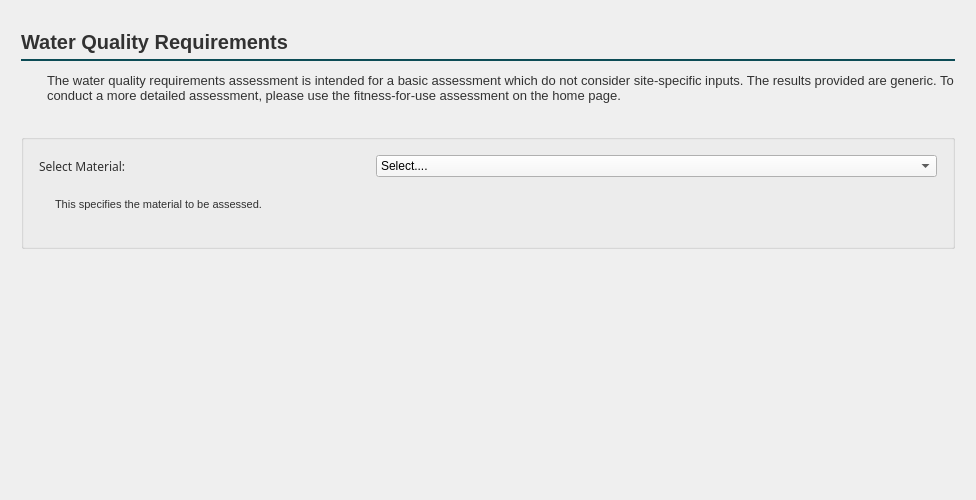
            <widget class="QWidget" name="page">
             <layout class="QVBoxLayout" name="verticalLayout_9" stretch="0,0,1,2">
              <property name="topMargin">
               <number>25</number>
              </property>
              <item>
               <widget class="QFrame" name="frame_13">
                <layout class="QVBoxLayout" name="verticalLayout_11" stretch="1,0">
                 <property name="spacing">
                  <number>5</number>
                 </property>
                 <property name="leftMargin">
                  <number>10</number>
                 </property>
                 <property name="topMargin">
                  <number>5</number>
                 </property>
                 <property name="rightMargin">
                  <number>10</number>
                 </property>
                 <property name="bottomMargin">
                  <number>0</number>
                 </property>
                 <item>
                  <widget class="QFrame" name="frame_14">
                   <property name="frameShadow">
                    <enum>QFrame::Plain</enum>
                   </property>
                   <layout class="QHBoxLayout" name="horizontalLayout_12" stretch="0,1">
                    <property name="leftMargin">
                     <number>0</number>
                    </property>
                    <property name="topMargin">
                     <number>0</number>
                    </property>
                    <property name="rightMargin">
                     <number>0</number>
                    </property>
                    <property name="bottomMargin">
                     <number>0</number>
                    </property>
                    <item>
                     <widget class="QLabel" name="label_24">
                      <property name="font">
                       <font>
                        <family>Yu Gothic UI</family>
                        <pointsize>15</pointsize>
                        <weight>75</weight>
                        <bold>true</bold>
                       </font>
                      </property>
                      <property name="styleSheet">
                       <string notr="true">background-color:transparent;color:rgb(50, 50, 50);</string>
                      </property>
                      <property name="text">
                       <string>Water Quality Requirements</string>
                      </property>
                     </widget>
                    </item>
                    <item>
                     <spacer name="horizontalSpacer_8">
                      <property name="orientation">
                       <enum>Qt::Horizontal</enum>
                      </property>
                      <property name="sizeHint" stdset="0">
                       <size>
                        <width>667</width>
                        <height>20</height>
                       </size>
                      </property>
                     </spacer>
                    </item>
                   </layout>
                  </widget>
                 </item>
                 <item>
                  <widget class="Line" name="line_5">
                   <property name="styleSheet">
                    <string notr="true">color: rgb(12, 75, 85);</string>
                   </property>
                   <property name="frameShadow">
                    <enum>QFrame::Plain</enum>
                   </property>
                   <property name="lineWidth">
                    <number>2</number>
                   </property>
                   <property name="orientation">
                    <enum>Qt::Horizontal</enum>
                   </property>
                  </widget>
                 </item>
                </layout>
               </widget>
              </item>
              <item>
               <widget class="QFrame" name="frame_17">
                <property name="font">
                 <font>
                  <family>Segoe UI</family>
                  <stylestrategy>PreferAntialias</stylestrategy>
                 </font>
                </property>
                <property name="styleSheet">
                 <string notr="true">background-color:transparent</string>
                </property>
                <property name="frameShape">
                 <enum>QFrame::NoFrame</enum>
                </property>
                <property name="frameShadow">
                 <enum>QFrame::Raised</enum>
                </property>
                <layout class="QHBoxLayout" name="horizontalLayout_17" stretch="0,1">
                 <property name="spacing">
                  <number>20</number>
                 </property>
                 <property name="leftMargin">
                  <number>10</number>
                 </property>
                 <property name="topMargin">
                  <number>5</number>
                 </property>
                 <property name="rightMargin">
                  <number>10</number>
                 </property>
                 <property name="bottomMargin">
                  <number>20</number>
                 </property>
                 <item>
                  <widget class="QLabel" name="label_11">
                   <property name="maximumSize">
                    <size>
                     <width>48</width>
                     <height>48</height>
                    </size>
                   </property>
                   <property name="font">
                    <font>
                     <family>Segoe UI</family>
                     <pointsize>8</pointsize>
                     <stylestrategy>PreferDefault</stylestrategy>
                     <kerning>true</kerning>
                    </font>
                   </property>
                   <property name="text">
                    <string/>
                   </property>
                   <property name="pixmap">
                    <pixmap>../Images/info.png</pixmap>
                   </property>
                   <property name="scaledContents">
                    <bool>true</bool>
                   </property>
                  </widget>
                 </item>
                 <item>
                  <widget class="QLabel" name="label_15">
                   <property name="font">
                    <font>
                     <family>Segoe UI</family>
                     <pointsize>10</pointsize>
                     <weight>50</weight>
                     <bold>false</bold>
                     <stylestrategy>PreferDefault</stylestrategy>
                     <kerning>true</kerning>
                    </font>
                   </property>
                   <property name="styleSheet">
                    <string notr="true">background-color:transparent;color:rgb(50, 50, 50)</string>
                   </property>
                   <property name="text">
                    <string>The water quality requirements assessment is intended for a basic assessment which do not consider site-specific inputs. The results provided are generic. To conduct a more detailed assessment, please use the fitness-for-use assessment on the home page.</string>
                   </property>
                   <property name="wordWrap">
                    <bool>true</bool>
                   </property>
                  </widget>
                 </item>
                </layout>
               </widget>
              </item>
              <item>
               <widget class="QFrame" name="frame_15">
                <property name="frameShape">
                 <enum>QFrame::NoFrame</enum>
                </property>
                <property name="frameShadow">
                 <enum>QFrame::Raised</enum>
                </property>
                <layout class="QVBoxLayout" name="verticalLayout_12" stretch="1">
                 <property name="spacing">
                  <number>5</number>
                 </property>
                 <property name="leftMargin">
                  <number>10</number>
                 </property>
                 <property name="topMargin">
                  <number>5</number>
                 </property>
                 <property name="rightMargin">
                  <number>10</number>
                 </property>
                 <property name="bottomMargin">
                  <number>0</number>
                 </property>
                 <item>
                  <widget class="QGroupBox" name="groupBox_17">
                   <property name="styleSheet">
                    <string notr="true"/>
                   </property>
                   <layout class="QVBoxLayout" name="verticalLayout_15">
                    <property name="spacing">
                     <number>10</number>
                    </property>
                    <property name="leftMargin">
                     <number>15</number>
                    </property>
                    <property name="topMargin">
                     <number>15</number>
                    </property>
                    <property name="rightMargin">
                     <number>15</number>
                    </property>
                    <property name="bottomMargin">
                     <number>15</number>
                    </property>
                    <item>
                     <layout class="QFormLayout" name="formLayout_7">
                      <property name="horizontalSpacing">
                       <number>250</number>
                      </property>
                      <property name="verticalSpacing">
                       <number>16</number>
                      </property>
                      <property name="leftMargin">
                       <number>0</number>
                      </property>
                      <item row="0" column="0">
                       <widget class="QLabel" name="sectorLabel_3">
                        <property name="font">
                         <font>
                          <family>Yu Gothic UI Semibold</family>
                          <pointsize>9</pointsize>
                          <weight>50</weight>
                          <bold>false</bold>
                         </font>
                        </property>
                        <property name="styleSheet">
                         <string notr="true">background-color:transparent;color:rgb(48, 48, 48)</string>
                        </property>
                        <property name="text">
                         <string>Select Material:</string>
                        </property>
                       </widget>
                      </item>
                      <item row="0" column="1">
                       <widget class="QComboBox" name="materialComboBox">
                        <property name="font">
                         <font>
                          <family>Yu Gothic UI</family>
                          <pointsize>9</pointsize>
                          <weight>50</weight>
                          <bold>false</bold>
                         </font>
                        </property>
                        <property name="cursor">
                         <cursorShape>PointingHandCursor</cursorShape>
                        </property>
                        <property name="autoFillBackground">
                         <bool>false</bool>
                        </property>
                        <property name="styleSheet">
                         <string notr="true">background-color:#f7f7f7;</string>
                        </property>
                        <item>
                         <property name="text">
                          <string>Select....</string>
                         </property>
                        </item>
                       </widget>
                      </item>
                     </layout>
                    </item>
                    <item>
                     <layout class="QFormLayout" name="formLayout_8">
                      <item row="0" column="0">
                       <widget class="QLabel" name="descriptionLabel_3">
                        <property name="maximumSize">
                         <size>
                          <width>30</width>
                          <height>30</height>
                         </size>
                        </property>
                        <property name="font">
                         <font>
                          <family>Segoe UI</family>
                          <pointsize>8</pointsize>
                          <weight>50</weight>
                          <bold>false</bold>
                          <stylestrategy>PreferDefault</stylestrategy>
                          <kerning>true</kerning>
                         </font>
                        </property>
                        <property name="autoFillBackground">
                         <bool>false</bool>
                        </property>
                        <property name="styleSheet">
                         <string notr="true">background-color:transparent</string>
                        </property>
                        <property name="text">
                         <string/>
                        </property>
                        <property name="pixmap">
                         <pixmap>../Images/info-a.png</pixmap>
                        </property>
                        <property name="scaledContents">
                         <bool>true</bool>
                        </property>
                       </widget>
                      </item>
                      <item row="0" column="1">
                       <widget class="QLabel" name="label_13">
                        <property name="font">
                         <font>
                          <family>Segoe UI</family>
                          <pointsize>8</pointsize>
                          <weight>50</weight>
                          <bold>false</bold>
                          <stylestrategy>PreferDefault</stylestrategy>
                          <kerning>true</kerning>
                         </font>
                        </property>
                        <property name="autoFillBackground">
                         <bool>false</bool>
                        </property>
                        <property name="styleSheet">
                         <string notr="true">background-color:transparent;color:rgb(48, 48, 48)</string>
                        </property>
                        <property name="text">
                         <string>This specifies the material to be assessed.</string>
                        </property>
                       </widget>
                      </item>
                     </layout>
                    </item>
                   </layout>
                  </widget>
                 </item>
                </layout>
               </widget>
              </item>
              <item>
               <spacer name="verticalSpacer_3">
                <property name="orientation">
                 <enum>Qt::Vertical</enum>
                </property>
                <property name="sizeHint" stdset="0">
                 <size>
                  <width>20</width>
                  <height>271</height>
                 </size>
                </property>
               </spacer>
              </item>
             </layout>
            </widget>
